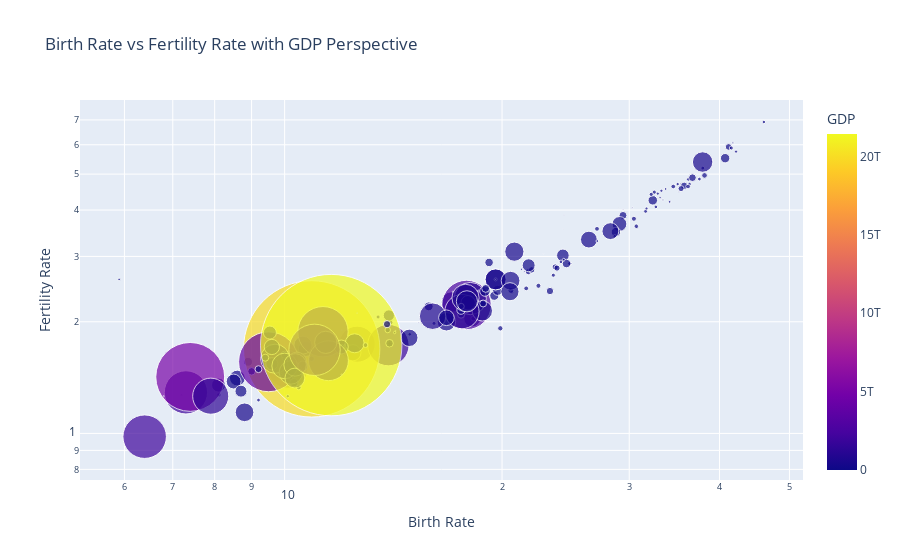

Source (notebook cell):
### Markdown cell above
### How does Life Expectancy vary with GDP?
We will create a scatter plot to visualize the relationship between Life Expectancy and GDP.

### Code cell
fig = px.scatter(df, x='Birth Rate', y='Fertility Rate', size='GDP', color='GDP',
                 hover_name='Country', size_max=100, log_x=True, log_y=True,
                 labels={'Birth Rate': 'Birth Rate', 'Fertility Rate': 'Fertility Rate'},
                 title='Birth Rate vs Fertility Rate with GDP Perspective')

fig.update_traces(marker=dict(opacity=0.7))
fig.show()

### Figure 1 — Plotly figure (JSON) as saved in the notebook; plotly's stock layout.template omitted (floating-point values rounded to 4 significant figures; data arrays with more than 128 entries replaced by an {"elided": "..."} marker saying what was removed)
{"data": [{"hovertemplate": "<b>%{hovertext}</b><br><br>Birth Rate=%{x}<br>Fertility Rate=%{y}<br>GDP=%{marker.color}<extra></extra>", "hovertext": {"elided": "195 str values"}, "legendgroup": "", "marker": {"color": {"elided": "195 float values"}, "coloraxis": "coloraxis", "opacity": 0.7, "size": {"elided": "195 float values"}, "sizemode": "area", "sizeref": 2142770000, "symbol": "circle"}, "mode": "markers", "name": "", "orientation": "v", "showlegend": false, "type": "scatter", "x": {"elided": "195 float values"}, "xaxis": "x", "y": {"elided": "195 float values"}, "yaxis": "y"}], "layout": {"coloraxis": {"colorbar": {"title": {"text": "GDP"}}, "colorscale": [[0, "#0d0887"], [0.1111, "#46039f"], [0.2222, "#7201a8"], [0.3333, "#9c179e"], [0.4444, "#bd3786"], [0.5556, "#d8576b"], [0.6667, "#ed7953"], [0.7778, "#fb9f3a"], [0.8889, "#fdca26"], [1, "#f0f921"]]}, "legend": {"itemsizing": "constant", "tracegroupgap": 0}, "title": {"text": "Birth Rate vs Fertility Rate with GDP Perspective"}, "xaxis": {"anchor": "y", "domain": [0, 1], "title": {"text": "Birth Rate"}, "type": "log"}, "yaxis": {"anchor": "x", "domain": [0, 1], "title": {"text": "Fertility Rate"}, "type": "log"}}}
